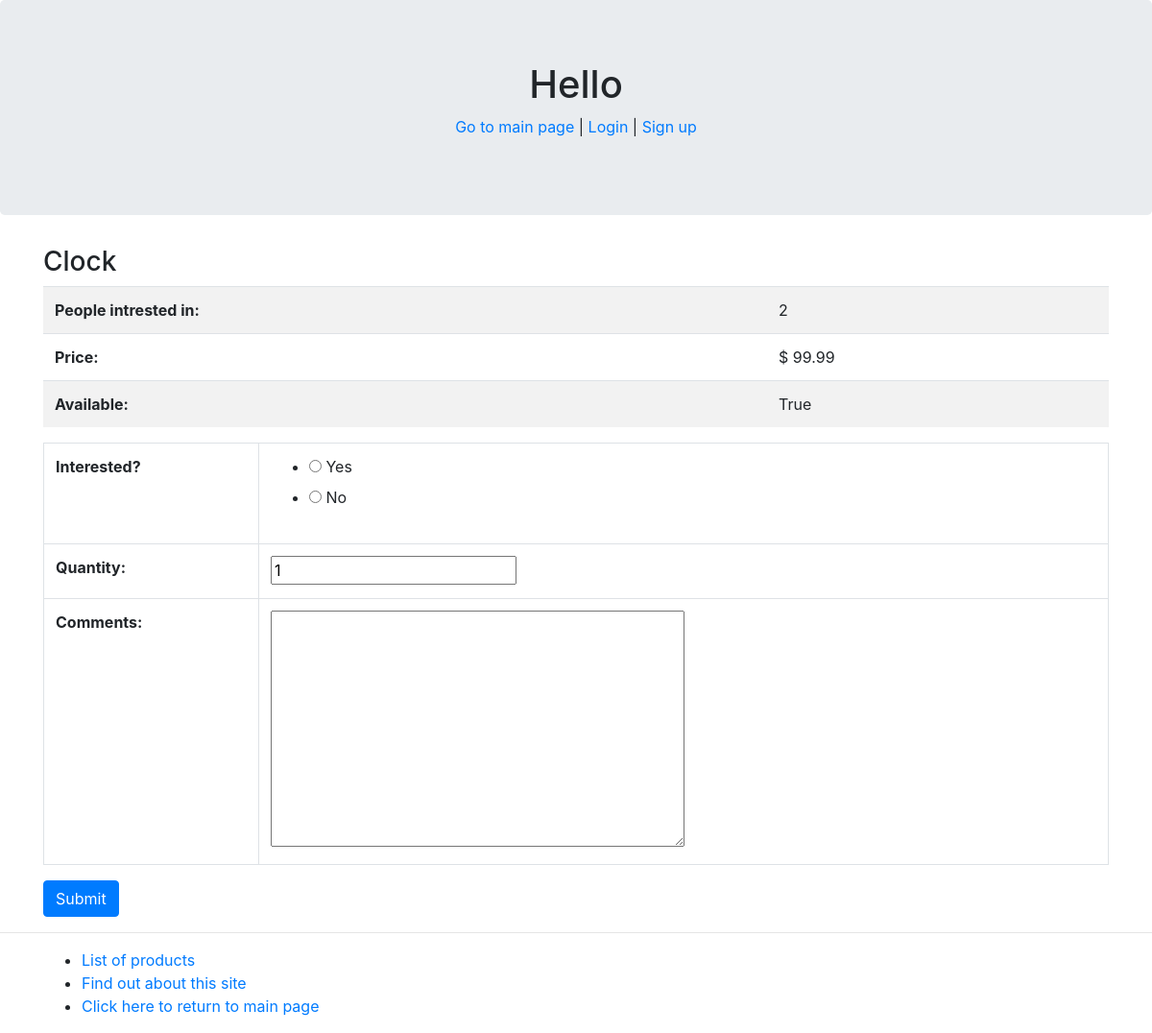
The app's page /myapp/products/1/ with its own data.
### myapp/models.py (models this page shows, shortened)
class Product(models.Model):
    name = models.CharField(max_length=200)
    category = models.ForeignKey(Category, related_name='category', on_delete=models.CASCADE)
    price = models.DecimalField(max_digits=10, decimal_places=2)
    stock = models.PositiveIntegerField(
        default=100,
        validators=[
            MinValueValidator(0),
            MaxValueValidator(1000)
        ]
    )
    available = models.BooleanField(default=True)
    interested = models.PositiveIntegerField(default=0)
    description = models.TextField(max_length=200, blank=True)

### myapp/views.py (the view)
# urls.py: re_path(r'^products/(?P<prod_id>\d+)/$', productdetail, name='productdetail'),
def productdetail(request, prod_id):
    product: Product = Product.objects.get(pk=prod_id)
    if request.method == 'POST':
        form = InterestForm(request.POST)
        if form.is_valid():
            interested = form.cleaned_data['interested']
            if interested == '1':
                product.interested += 1
                product.save()
            return redirect('myapp:index')
    else:
        form = InterestForm()
    return render(request, 'myapp/productdetail.html', {'product': product, 'form': form})

### myapp/forms.py
class InterestForm (forms.Form):
    interested = forms.ChoiceField(widget=forms.RadioSelect, choices=[(1, 'Yes'), (0, 'No')], label='Interested?')
    quantity = forms.IntegerField(initial=1, min_value=1,  label='Quantity')
    comments = forms.CharField(widget=forms.Textarea, required=False, label='Comments')

### myapp/templates/myapp/productdetail.html (shortened to what this page needs)
{% extends 'myapp/base.html' %}
{% block body_block %}
    <h3>{{ product.name }}</h3>
    <table class="table table-striped">
        <tbody>
            <tr>
                <td>
                    <strong>People intrested in:</strong>
                </td>
                <td>
                    {{ product.interested }}
                </td>
            </tr>
            <tr>
                <td>
                    <strong>Price:</strong>
                </td>
                <td>
                    $ {{ product.price }}
                </td>
            </tr>
            <tr>
                {% if product.available %}
                    <td>
                        <strong>Available:</strong>
                    </td>
                    <td>
                        {{ product.available }}
                    </td>
                {% else %}
                    <td colspan="2">
                        <center><p class="error"><strong>This product is not available</strong></p></center>
                    </td>
                {% endif %}
            </tr>
        </tbody>
    </table>
    <form class="empty-form" action="" method="post">
        <table class="table table-bordered">
            {{ form.as_table }}
        </table>
        <input class="btn btn-primary" type="submit" value="Submit">
    </form>
{% endblock %}

### records on screen
Product: name "Clock", interested "2", price "99.99", available "True"
